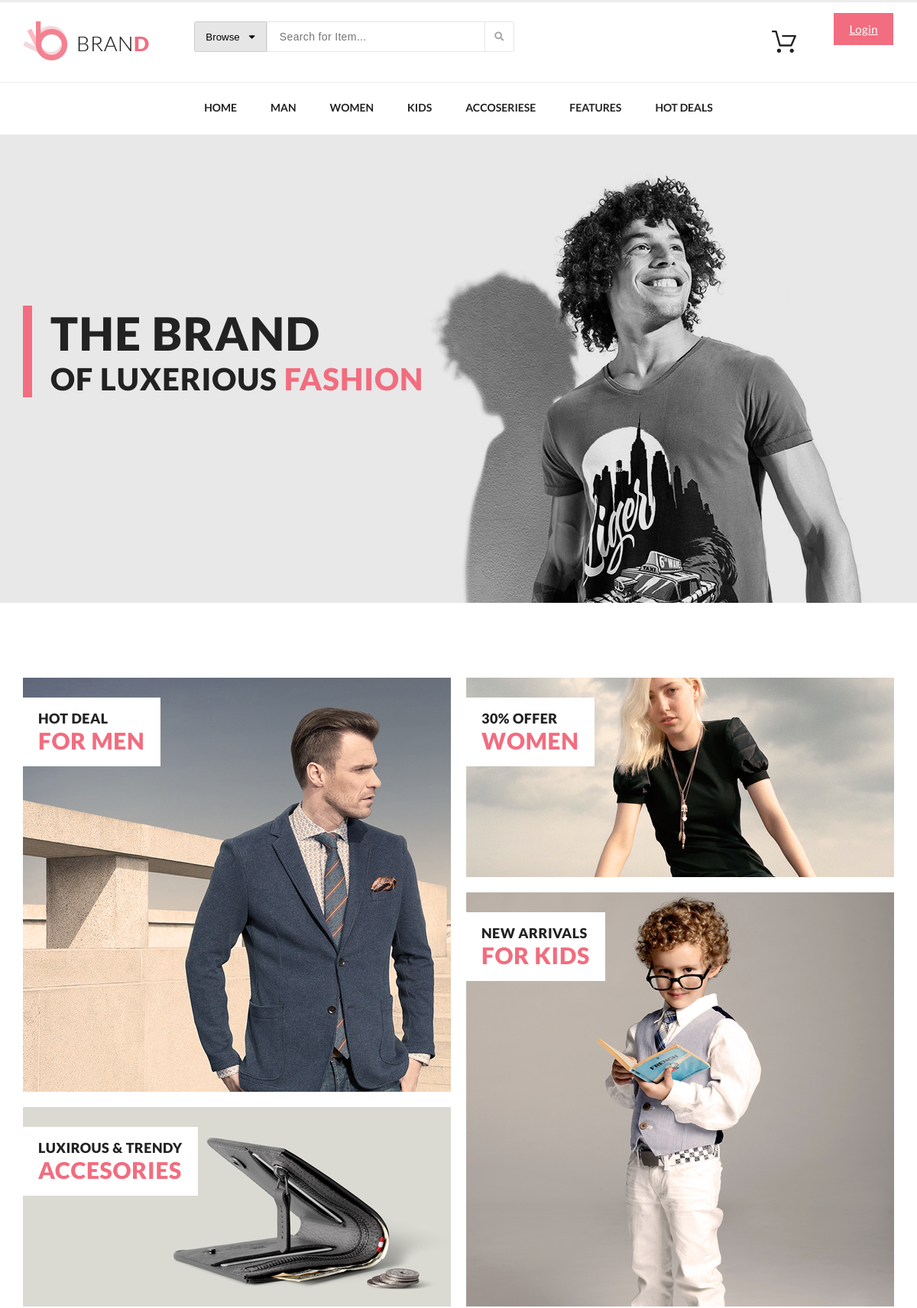
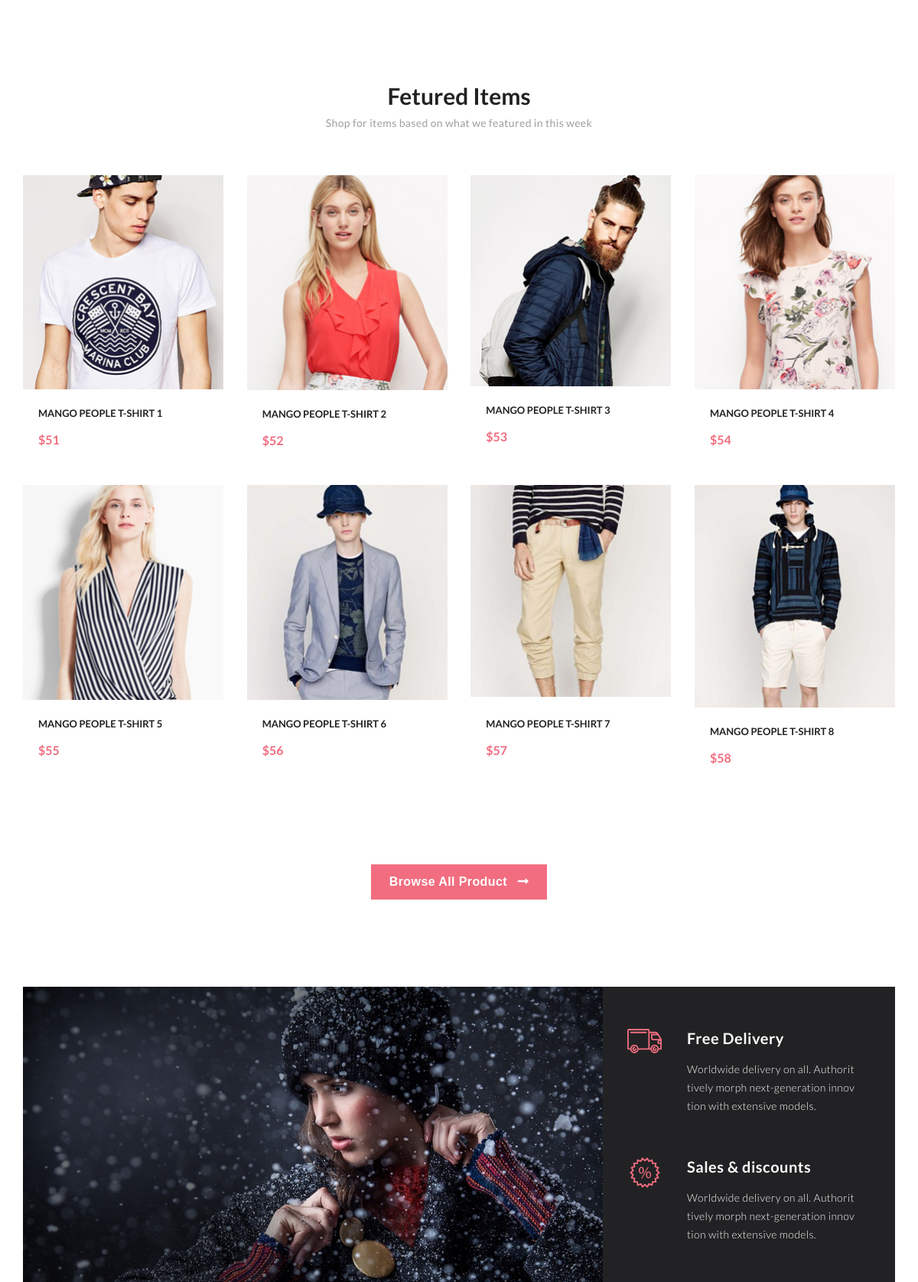
The app's page /lesson7/index.php (upper part) with its own data (2 pictures, top to bottom).
### tables this page shows
CREATE TABLE `products` (
  `id` int UNSIGNED NOT NULL,
  `name` varchar(100) NOT NULL,
  `description` text NOT NULL,
  `price` float NOT NULL,
  `img_small` varchar(25) NOT NULL,
  `img_big` varchar(25) NOT NULL,
  `sort` int NOT NULL DEFAULT '500',
  `active` char(1) NOT NULL DEFAULT 'Y'
);

### lesson7/index.php (the view, shortened to what this page needs)
<?
include_once (__DIR__ . "/include/header.php");
?>
    <section class="header__box-banner">
        <div class="container header__box-banner__block">
            <div class="header__box-banner__block-text">
                <h1 class="banner__text-heading">THE BRAND</h1>
                <div class="banner__text-desc">
                    OF LUXERIOUS <span class="banner__text-desc_pink">FASHION</span>
                </div>
            </div>
        </div>
    </section>
    <section class="container">
        <div class="main__box-shop__category">
            <div class="main__box-shop__category_block-left">
                <a href="./catalog.html" class="shop__category-block shop__category-block__1">
                    <div class="shop__category-block-text">
                        <h4 class="category__text-heading">HOT DEAL</h4>
                        <div class="category__text-desc">FOR MEN</div>
                    </div>
                </a>
                <a href="./catalog.html" class="shop__category-block shop__category-block__2">
                    <div class="shop__category-block-text">
                        <h4 class="category__text-heading">LUXIROUS & trendy</h4>
                        <div class="category__text-desc">ACCESORIES</div>
                    </div>
                </a>
            </div>
            <div class="main__box-shop__category_block-right">
                <a href="./catalog.html" class="shop__category-block shop__category-block__3">
                    <div class="shop__category-block-text">
                        <h4 class="category__text-heading">30% offer</h4>
                        <div class="category__text-desc">women</div>
                    </div>
                </a>
                <a href="./catalog.html" class="shop__category-block shop__category-block__4">
                    <div class="shop__category-block-text">
                        <h4 class="category__text-heading">new arrivals</h4>
                        <div class="category__text-desc">FOR kids</div>
                    </div>
                </a>
            </div>
        </div>
    </section>
    <section class="container">
        <div class="main__box-shop__block-products">
            <h3 class="block-products__heading">Fetured Items</h3>
            <p class="text block-products__text">Shop for items based on what we featured in this week</p>
            <div class="main__box-shop__block-products_list">
                <?
                include_once (__DIR__ . "/connect.php");
                $sql = "SELECT id, name, price, img_small FROM products WHERE active='Y' ORDER BY sort DESC LIMIT 8";
                $rsData = mysqli_query($connect, $sql);
                ?>
                <?php while ($arData = mysqli_fetch_assoc($rsData)) : ?>
                    <div class="block-product__item">
                        <a href="./product.php?id=<?=$arData['id']?>" class="block-product__item-link">
                            <img src="./assets/images/<?=$arData['img_small']?>" class="block-product__item-img" alt="product 1">
                            <h5 class="block-product__item-heading"><?=$arData['name']?></h5>
                            <p class="block-product__item-price">$<?=$arData['price']?></p>
                        </a>
                    </div>
                <?php endwhile;?>
            </div>
        </div>
        <div class="block-product__button-block">
            <button class="block-product__button-all">Browse All Product <i class="fas fa-long-arrow-alt-right block-product__button-arrow"></i></button>
        </div>
    </section>
    <section class="container">
        <div class="main__box-shop__feature">
            <div class="main__box-shop__feature-img"></div>
            <div class="main__box-shop__feature-block">
                <div class="feature-block">
                    <div class="feature-block__icon feature-block__icon1"></div>
                    <div class="feature-block__text">
                        <h6 class="feature-block__heading">Free Delivery</h6>
                        <p class="feature-block__desc">Worldwide delivery on all. Authorit tively morph next-generation innov tion with extensive models.</p>
                    </div>
                </div>
                <div class="feature-block">
                    <div class="feature-block__icon feature-block__icon2"></div>
                    <div class="feature-block__text">
                        <h6 class="feature-block__heading">Sales & discounts</h6>
                        <p class="feature-block__desc">Worldwide delivery on all. Authorit tively morph next-generation innov tion with extensive models.</p>
                    </div>
                </div>
            </div>
        </div>
    </section>
<?
include_once (__DIR__ . "/include/footer.php");
?>

### lesson7/assets/css/index.css (style rules this page uses)
* { margin: 0; padding: 0; }
body { font-family: Lato; color: #222222; font-style: normal; font-weight: normal; letter-spacing: normal; line-height: normal; }
button { font-style: normal; font-weight: normal; letter-spacing: normal; line-height: normal; transition: color 0.5s, background-color 0.5s; }
.container { max-width: 1140px; margin: 0 auto; }
.header__box-banner { background-color: #e8e8e8; }
.header__box-banner__block { height: 613px; background: url("../images/banner.png"); }
.header__box-banner__block-text { margin-top: 224px; border-left: 12px solid #f16d7f; float: left; padding-left: 12px; }
.banner__text-heading { padding-left: 12px; font-weight: 900; font-size: 60px; letter-spacing: 1.5px; text-transform: uppercase; }
.banner__text-desc { padding-left: 12px; font-weight: 900; font-size: 40px; letter-spacing: 1px; }
.banner__text-desc_pink { color: #f16d7f; }
.main__box-shop__category { margin-top: 98px; display: flex; justify-content: space-between; }
.main__box-shop__category_block-right { margin-left: 20px; }
.shop__category-block { display: block; position: relative; }
.shop__category-block__1 { width: 560px; height: 542px; background: url("../images/category_1.jpg"); transition: all 0.5s; }
.shop__category-block__2 { margin-top: 20px; width: 560px; height: 261px; background: url("../images/category_2.jpg"); transition: all 0.5s; }
.shop__category-block__3 { width: 560px; height: 261px; background: url("../images/category_3.jpg"); transition: all 0.5s; }
.shop__category-block__4 { margin-top: 20px; width: 560px; height: 542px; background: url("../images/category_4.jpg"); transition: all 0.5s; }
.shop__category-block-text { position: absolute; top: 26px; background-color: #ffffff; padding: 16px 20px; }
.category__text-heading { color: #222222; font-size: 18px; font-weight: 900; text-align: left; letter-spacing: 0.45px; text-transform: uppercase; }
.category__text-desc { font-weight: 900; text-align: left; color: #f16d7f; font-size: 30px; letter-spacing: 0.75px; text-transform: uppercase; }
.main__box-shop__block-products { margin-top: 100px; }
.block-products__heading { font-size: 30px; font-weight: 700; font-style: normal; letter-spacing: normal; line-height: 54px; text-align: center; }
.block-products__text { color: #9f9f9f; font-size: 14px; font-weight: 400; text-align: center; letter-spacing: 0.35px; padding-bottom: 20px; }
.main__box-shop__block-products_list { display: flex; flex-wrap: wrap; justify-content: space-between; margin-top: 40px; }
.block-product__item { position: relative; width: 262px; margin-bottom: 32px; }
.block-product__item-link { text-decoration: none; }
.block-product__item-img { width: 100%; }
.block-product__item-heading { color: #222222; margin-top: 20px; margin-left: 20px; font-size: 13px; text-transform: uppercase; }
.block-product__item-price { margin-top: 17px; margin-left: 20px; margin-bottom: 17px; color: #f16d7f; font-size: 16px; font-weight: 700; }
.block-product__button-block { text-align: center; clear: both; }
.block-product__button-all { margin-top: 80px; color: #ffffff; font-size: 16px; font-weight: 700; background-color: #f16d7f; padding: 14px 24px; letter-spacing: 0.4px; border: solid 1px #ffffff; }
.block-product__button-arrow { padding-left: 9px; }
.main__box-shop__feature { margin-top: 113px; display: flex; justify-content: center; background-color: #222224; }
.main__box-shop__feature-img { width: 767px; height: 529px; background: url("../images/feature.jpg"); }
.main__box-shop__feature-block { padding-left: 32px; padding-right: 43px; }
.feature-block { margin-top: 55px; margin-bottom: 5px; display: flex; justify-content: space-between; }
.feature-block__text { width: 229px; padding-left: 33px; }
.feature-block__heading { color: #fbfbfb; font-size: 20px; font-weight: 700; letter-spacing: 0.5px; width: 219px; }
.feature-block__desc { margin-top: 17px; color: #fbfbfb; font-size: 14px; font-weight: 300; line-height: 24px; text-align: left; letter-spacing: 0.35px; }
.feature-block__icon { width: 45px; }
.feature-block__icon1 { background: url("../images/delivery.svg") no-repeat top center; }
.feature-block__icon2 { background: url("../images/sales.svg") no-repeat top center; }

### records on screen
products: img_small (picture), name "MANGO PEOPLE T-SHIRT 1", price "51"
products: img_small (picture), name "MANGO PEOPLE T-SHIRT 2", price "52"
products: img_small (picture), name "MANGO PEOPLE T-SHIRT 3", price "53"
products: img_small (picture), name "MANGO PEOPLE T-SHIRT 4", price "54"
products: img_small (picture), name "MANGO PEOPLE T-SHIRT 5", price "55"
products: img_small (picture), name "MANGO PEOPLE T-SHIRT 6", price "56"
products: img_small (picture), name "MANGO PEOPLE T-SHIRT 7", price "57"
products: img_small (picture), name "MANGO PEOPLE T-SHIRT 8", price "58"
